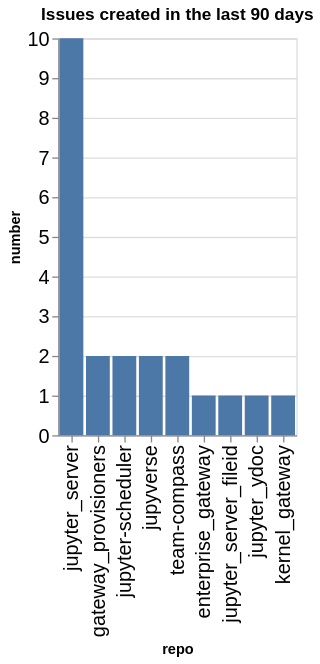

The code cell stored with this chart in its notebook:
### Code cell
created_counts = created.groupby(['org', 'repo']).count()['number'].reset_index()
created_counts['org/repo'] = created_counts.apply(lambda a: a['org'] + '/' + a['repo'], axis=1)
sorted_vals = created_counts.sort_values(['org', 'number'], ascending=False)['repo'].values
alt.Chart(data=created_counts, title=f"Issues created in the last {n_days} days").mark_bar().encode(
    x=alt.X('repo', sort=alt.Sort(sorted_vals.tolist())),
    y='number',
)

### Figure 1 — Vega-Lite specification as saved in the notebook (floating-point values rounded to 4 significant figures)
{"config": {"axisLeft": {"labelFontSize": 15}, "axisBottom": {"labelFontSize": 15}}, "data": {"name": "data-d46c75332cc581f4ff06b3f6ccc3d9d3"}, "mark": {"type": "bar"}, "encoding": {"x": {"field": "repo", "sort": ["jupyter_server", "gateway_provisioners", "jupyter-scheduler", "jupyverse", "team-compass", "enterprise_gateway", "jupyter_server_fileid", "jupyter_ydoc", "kernel_gateway"], "type": "nominal"}, "y": {"field": "number", "type": "quantitative"}}, "title": "Issues created in the last 90 days", "$schema": "https://vega.github.io/schema/vega-lite/v5.20.1.json", "datasets": {"data-d46c75332cc581f4ff06b3f6ccc3d9d3": [{"org": "jupyter-server", "repo": "enterprise_gateway", "number": 1, "org/repo": "jupyter-server/enterprise_gateway"}, {"org": "jupyter-server", "repo": "gateway_provisioners", "number": 2, "org/repo": "jupyter-server/gateway_provisioners"}, {"org": "jupyter-server", "repo": "jupyter-scheduler", "number": 2, "org/repo": "jupyter-server/jupyter-scheduler"}, {"org": "jupyter-server", "repo": "jupyter_server", "number": 10, "org/repo": "jupyter-server/jupyter_server"}, {"org": "jupyter-server", "repo": "jupyter_server_fileid", "number": 1, "org/repo": "jupyter-server/jupyter_server_fileid"}, {"org": "jupyter-server", "repo": "jupyter_ydoc", "number": 1, "org/repo": "jupyter-server/jupyter_ydoc"}, {"org": "jupyter-server", "repo": "jupyverse", "number": 2, "org/repo": "jupyter-server/jupyverse"}, {"org": "jupyter-server", "repo": "kernel_gateway", "number": 1, "org/repo": "jupyter-server/kernel_gateway"}, {"org": "jupyter-server", "repo": "team-compass", "number": 2, "org/repo": "jupyter-server/team-compass"}]}}
